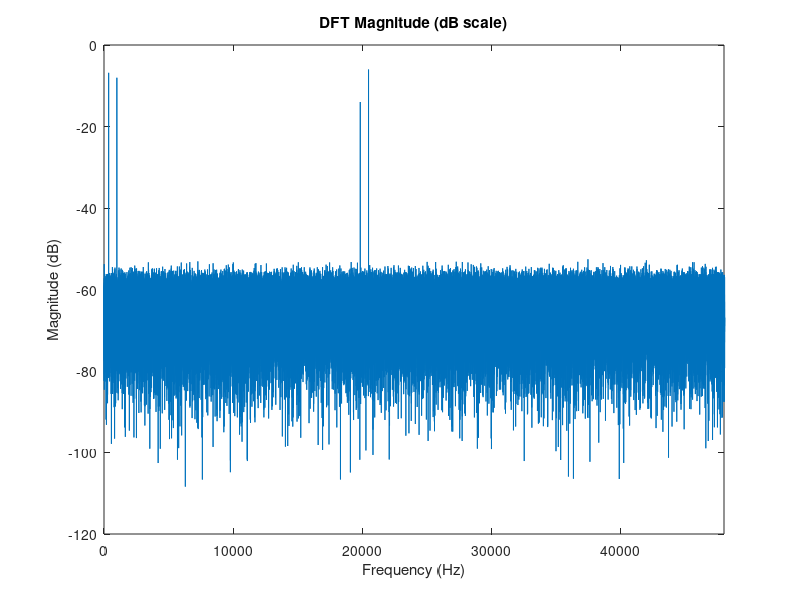
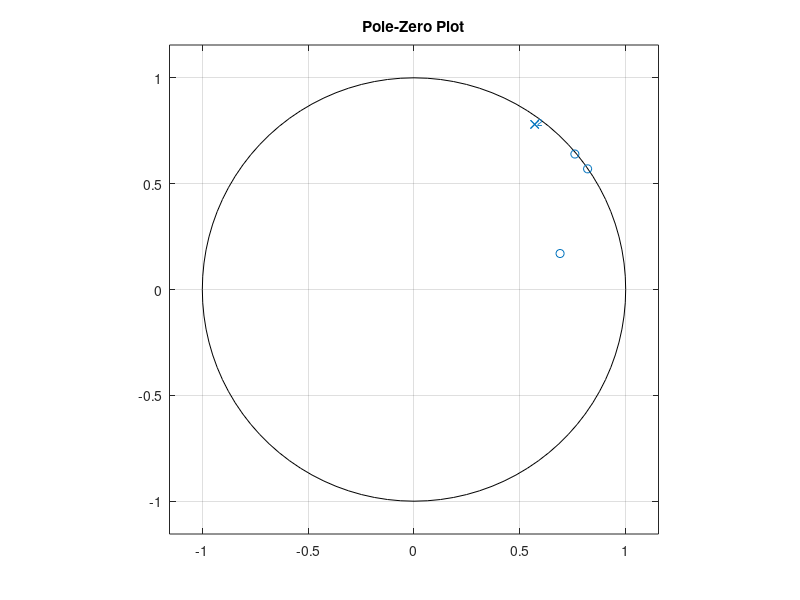
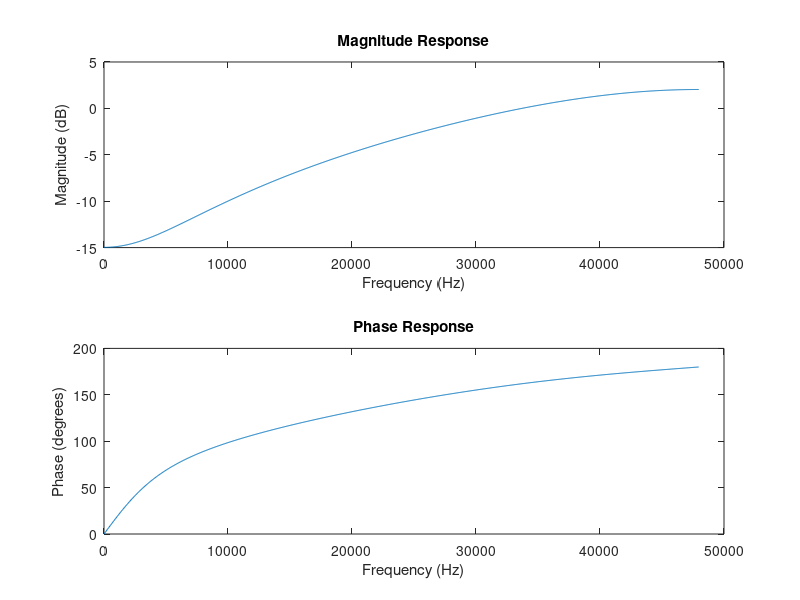

Recreate these plots in MATLAB, in order.
%% SPDX-License-Identifier: MIT License
%
% assignment_six.m - HW06 Four-year Transform
% Copyright (C) 2024 Senik Zou <mengxuan.zou@cooper.edu>
%

% ASSIGNMENT 06: FOUR-YEAR TRANSFORM
% Sampling parameters
Fs = 96000;           % 96 kHz
N = 192000;           % number of samples
t = (0:N-1)/Fs;       % time vector

% 1) Define db2mag() if needed
db2mag = @(dB) 10.^(dB/20);

% 2) Generate signals
% Frequencies and dB levels
f1 = -20480;   dB1 =  0;      % -20.48 kHz,  0 dB
f2 = -360;     dB2 = -0.8;    %   -360 Hz,  -0.8 dB
f3 =  996;     dB3 = -2;      %    996 Hz,  -2 dB
f4 = 19840;    dB4 = -8;      % 19.84 kHz,  -8 dB

A1 = db2mag(dB1);
A2 = db2mag(dB2);
A3 = db2mag(dB3);
A4 = db2mag(dB4);

% Generate sinusoids
x1 = A1 * cos(2*pi*f1*t);
x2 = A2 * cos(2*pi*f2*t);
x3 = A3 * cos(2*pi*f3*t);
x4 = A4 * cos(2*pi*f4*t);

% Sum of signals
x_sig = x1 + x2 + x3 + x4;

% Add white noise at -10 dB
noise_dB = -10;
noise_amp = db2mag(noise_dB);
noise = noise_amp * randn(size(t));
x_noisy = x_sig + noise;

% 3) Take the DFT and plot in dB scale
%    (Optional) divide by N to get normalized amplitude
X = fft(x_noisy)/N; 
f_axis = (0:N-1)*(Fs/N);       % frequency axis in Hz
X_dB = 20*log10(abs(X));

figure;
plot(f_axis, X_dB);
xlabel('Frequency (Hz)');
ylabel('Magnitude (dB)');
title('DFT Magnitude (dB scale)');
xlim([0 Fs/2]);  % show up to Nyquist

% 4) Given digital filter H(z)
% Poles and zeros from the given expression:
%   H(z) = 0.53 * ((z - z1)*(z - z2)*(z - z3)) / ((z - p1)^2)
z1 = 0.76 + 1j*0.64;
z2 = 0.69 + 1j*0.17;
z3 = 0.82 + 1j*0.57;
p1 = 0.57 + 1j*0.78;  % repeated pole
k  = 0.53;           % gain

% Create vectors for zeros/poles
z_vec = [z1; z2; z3];  % Column vector for zeros
p_vec = [p1; p1];      % Column vector for repeated pole

% 5) Pole-zero plot
figure;
zplane(z_vec, p_vec);
title('Pole-Zero Plot');

% 6) Frequency response with freqz
%    Use zp2tf (Signal Processing Toolbox) to convert Z,P,K --> b,a
[b, a] = zp2tf(z_vec, p_vec, k);

% Evaluate the frequency response
[H, freq] = freqz(b, a, 1024, Fs);
mag = 20*log10(abs(H));
phase = angle(H) * (180/pi);

figure;
subplot(2,1,1);
plot(freq, mag);
xlabel('Frequency (Hz)');
ylabel('Magnitude (dB)');
title('Magnitude Response');

subplot(2,1,2);
plot(freq, phase);
xlabel('Frequency (Hz)');
ylabel('Phase (degrees)');
title('Phase Response');
